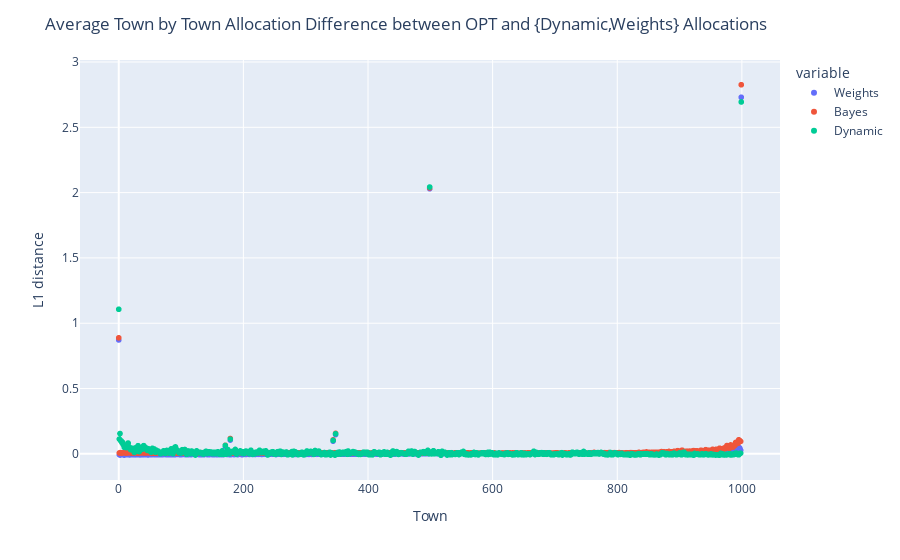

This figure's notebook cell:
### Markdown cell above
### OPT and {Dynamic,Weights} Allocation Comparison

### Code cell
town = np.arange(n)
town_expected_demands = np.zeros(n) + 1.5
budget = 1.5*n
score_weights = np.zeros((n,num_iterations))
score_bayes = np.zeros((n,num_iterations))
score_dynamic = np.zeros((n,num_iterations))
b_grid = np.arange(0, budget+grid_size, grid_size)
for i in range(num_iterations):
    town_demands = np.random.randint(1, 3, n)
    opt = waterfilling(town_demands,budget)
    score_bayes[:,i] = opt - waterfilling_bayesian(town_demands, opt_policy[(max_n-n):(max_n+1),:], budget, b_grid, grid_size)
    score_weights[:,i] = opt - waterfilling_weights_waste(weights, sorted_distribution, town_demands,budget)
    score_dynamic[:,i] = opt - waterfilling_dynamic_waste(town_expected_demands,town_demands,budget)
score_bayes = np.average(np.absolute(score_bayes), axis=1)
score_weights = np.average(score_weights, axis=1)
score_dynamic = np.average(score_dynamic, axis=1)
data_dict = {'Town': town, 'Weights':score_weights, 'Bayes': score_bayes, 'Dynamic': score_dynamic}
df_uniform = pd.DataFrame(data_dict).melt(id_vars="Town")
fig = px.scatter(df_uniform, x="Town", y="value", color='variable')
fig.update_layout(
    title="Average Town by Town Allocation Difference between OPT and {Dynamic,Weights} Allocations",
    xaxis_title="Town",
    yaxis_title="L1 distance")
fig.show()

### Figure 1 — Plotly figure (JSON) as saved in the notebook; plotly's stock layout.template omitted (floating-point values rounded to 4 significant figures; data arrays with more than 128 entries replaced by an {"elided": "..."} marker saying what was removed)
{"data": [{"hovertemplate": "variable=Weights<br>Town=%{x}<br>value=%{y}<extra></extra>", "legendgroup": "Weights", "marker": {"color": "#636efa", "symbol": "circle"}, "mode": "markers", "name": "Weights", "showlegend": true, "type": "scattergl", "x": {"elided": "1000 int values"}, "xaxis": "x", "y": {"elided": "1000 float values"}, "yaxis": "y"}, {"hovertemplate": "variable=Bayes<br>Town=%{x}<br>value=%{y}<extra></extra>", "legendgroup": "Bayes", "marker": {"color": "#EF553B", "symbol": "circle"}, "mode": "markers", "name": "Bayes", "showlegend": true, "type": "scattergl", "x": {"elided": "1000 int values"}, "xaxis": "x", "y": {"elided": "1000 float values"}, "yaxis": "y"}, {"hovertemplate": "variable=Dynamic<br>Town=%{x}<br>value=%{y}<extra></extra>", "legendgroup": "Dynamic", "marker": {"color": "#00cc96", "symbol": "circle"}, "mode": "markers", "name": "Dynamic", "showlegend": true, "type": "scattergl", "x": {"elided": "1000 int values"}, "xaxis": "x", "y": {"elided": "1000 float values"}, "yaxis": "y"}], "layout": {"legend": {"title": {"text": "variable"}, "tracegroupgap": 0}, "margin": {"t": 60}, "title": {"text": "Average Town by Town Allocation Difference between OPT and {Dynamic,Weights} Allocations"}, "xaxis": {"anchor": "y", "domain": [0, 1], "title": {"text": "Town"}}, "yaxis": {"anchor": "x", "domain": [0, 1], "title": {"text": "L1 distance"}}}}
